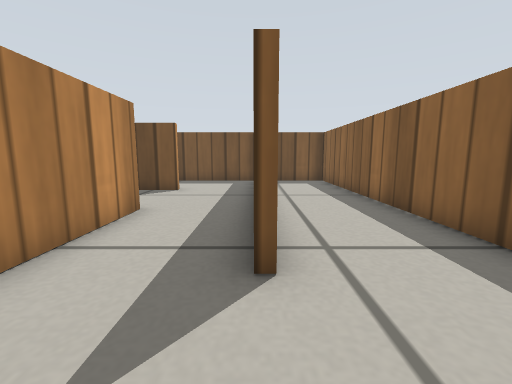
[1] (above)

24 first-person views from a walk through a robot-simulator world made for Gazebo. The camera is 0.26 m above the floor, tilts 8° down and sees 90° across. The floor is counted in squares, 0.2 m on a side. Each view is taken from the middle of a square. On the plan, view 1 faces up. The plan holds only what a view shows up to about 12 squares ahead; the rest is blank. Gazebo's built-in surfaces are drawn with simple patterns.

[2]
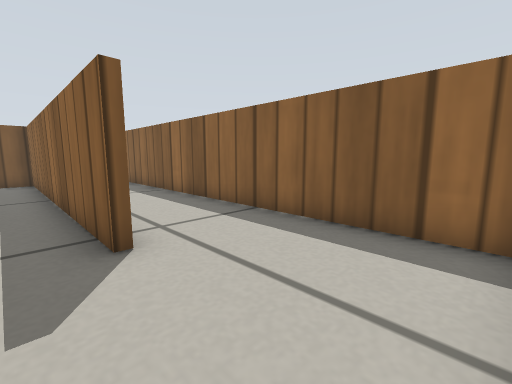

[3]
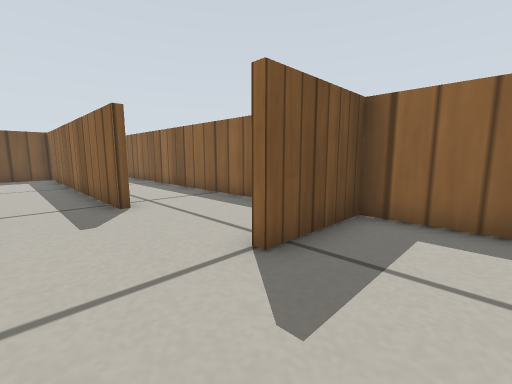

[4]
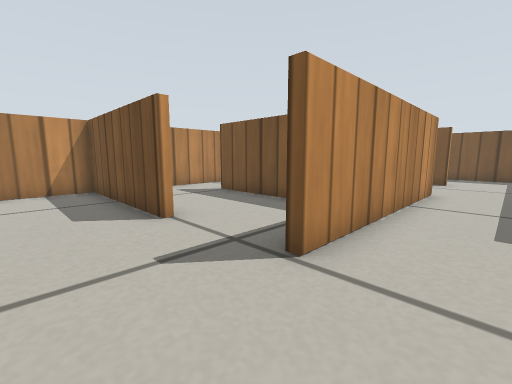

[5]
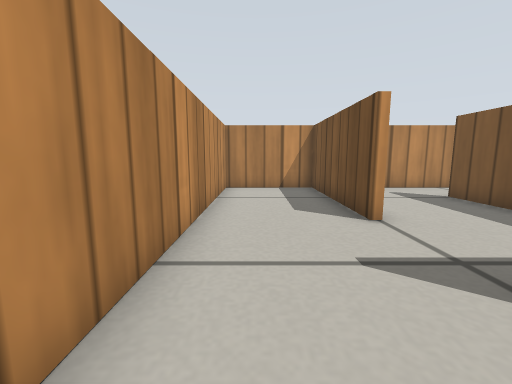

[6]
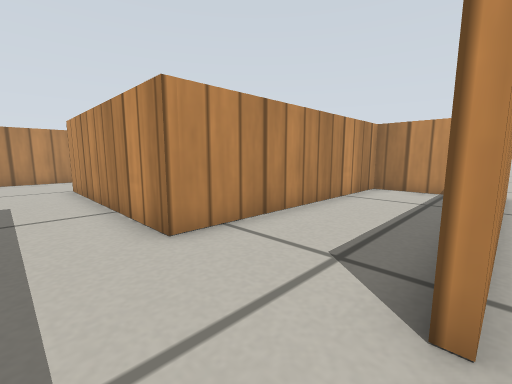

[7]
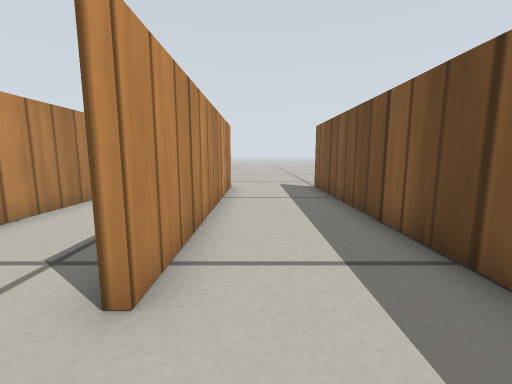

[8]
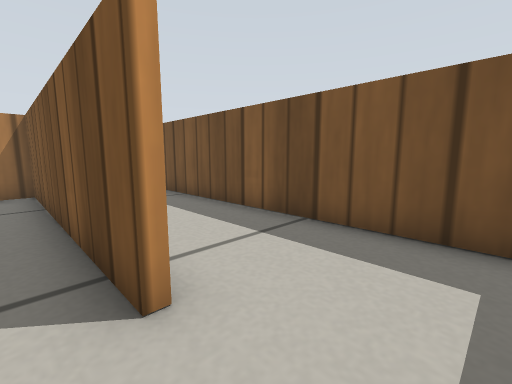

[9]
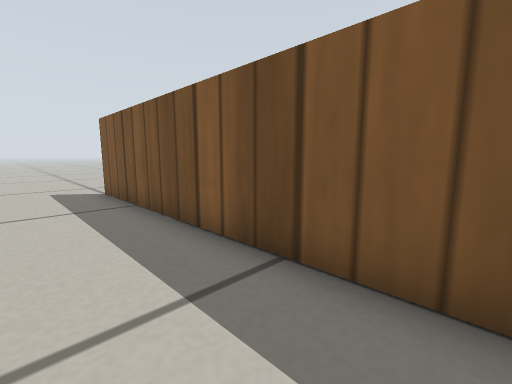

[10]
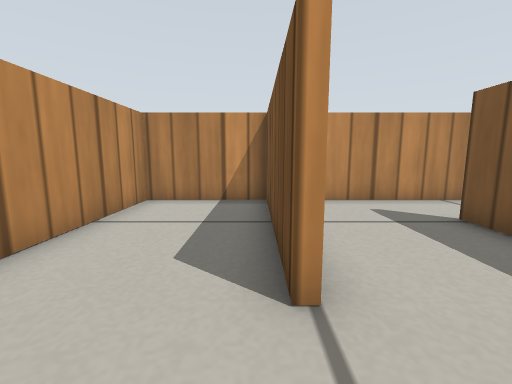

[11]
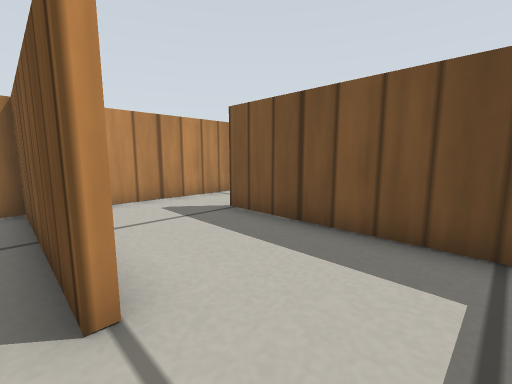

[12]
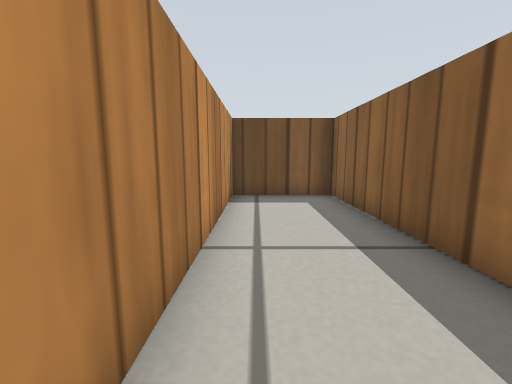

[13]
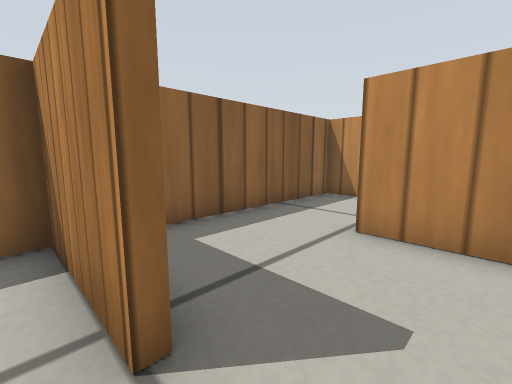

[14]
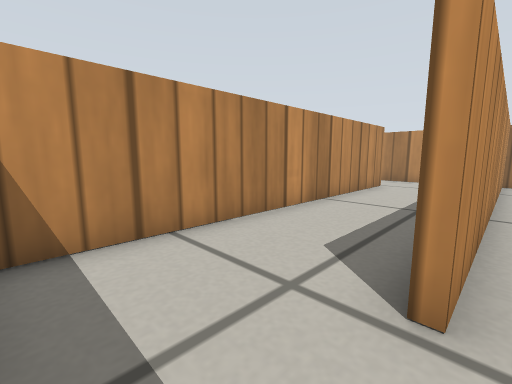

[15]
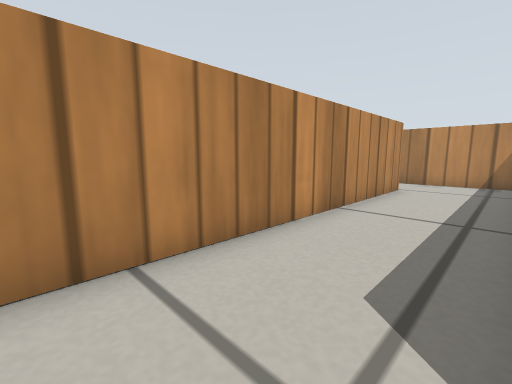

[16]
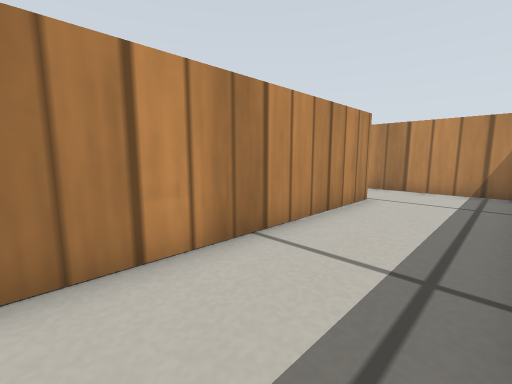

[17]
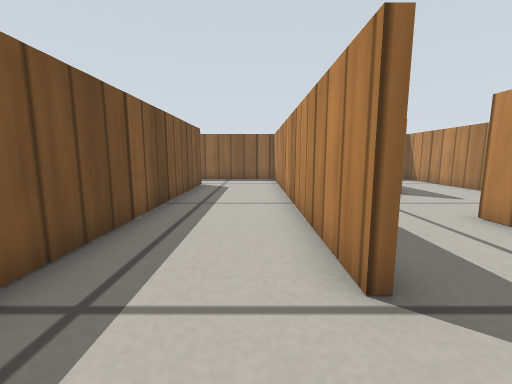

[18]
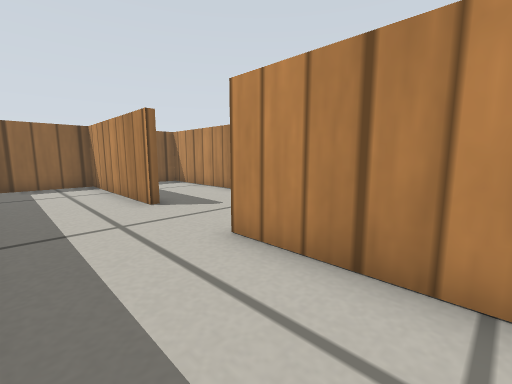

[19]
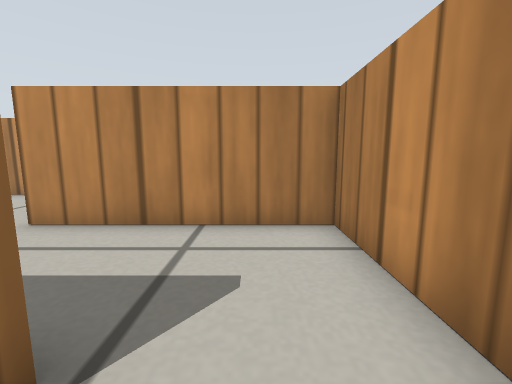

[20]
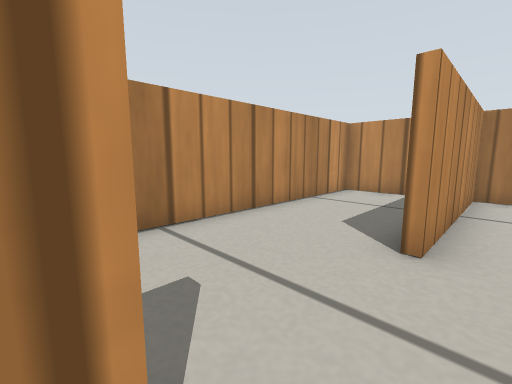

[21]
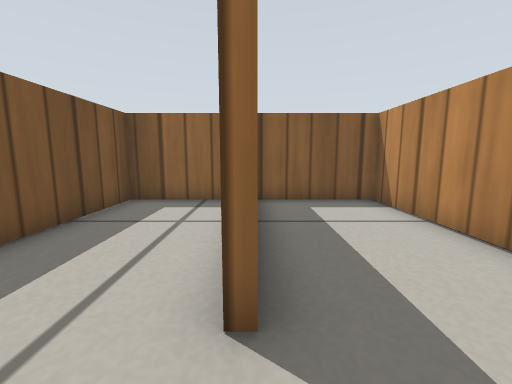

[22]
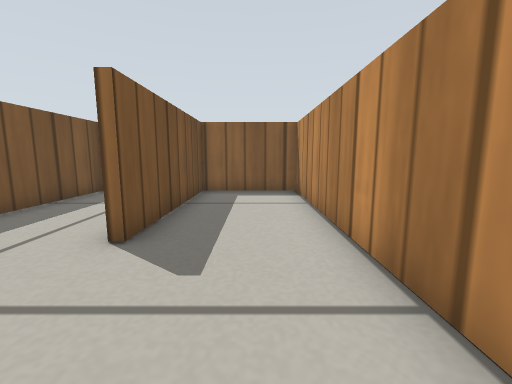

[23]
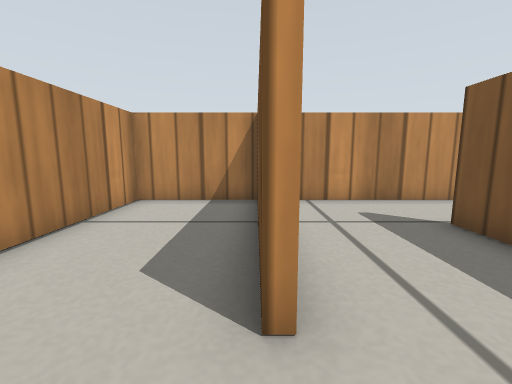

[24]
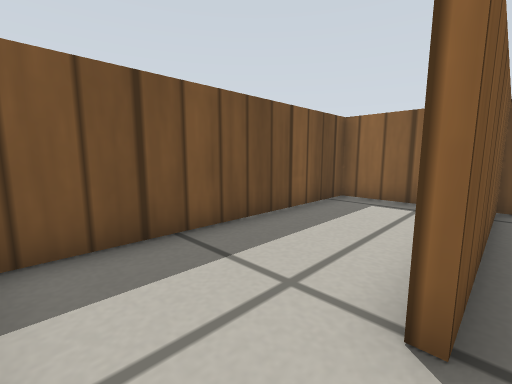

### Floor plan
Ten units are one square. View 1 is at (0, 0); x grows to the right and y downward. Boxes are objects, and circles mark ways between rooms. Rooms are numbered by the first view taken in them; rooms with no view inside come last. Other rooms are left out.
<svg viewBox="-135 -140 175 310">
<path fill="none" stroke="#000" d="M0 -26 0 -95M-29 -97 -115 -97 -115 -62 -28 -62 -28 14M4 14 35 14 35 -135 2 -135 2 -56M-26 52 9 52M35 46 35 17 4 17M-117 -100 -29 -100M0 -95 0 -135 -119 -135M-60 17 -115 17 -115 52 -26 52M-115 -14 -115 0M-30 -22 -91 -22M9 55 -86 55M-89 90 35 90 35 46M-115 59 -115 86M-24 127 35 127 35 93 -5 93M-75 93 -89 93M-115 86 -115 127 -56 127M-56 130 -93 130M-115 129 -115 165 35 165 35 130 -24 130M-115 -41 -115 -14M-31 -37 -31 -59 -111 -59"/>
<circle cx="-15" cy="-100" r="3" fill="#2a7"/>
<circle cx="-30" cy="30" r="3" fill="#2a7"/>
<circle cx="20" cy="50" r="3" fill="#2a7"/>
<circle cx="-105" cy="-20" r="3" fill="#2a7"/>
<circle cx="-100" cy="90" r="3" fill="#2a7"/>
<circle cx="-40" cy="130" r="3" fill="#2a7"/>
<text x="-10" y="-50">1</text>
<text x="-70" y="-120">2</text>
<text x="-70" y="10">3</text>
<text x="-40" y="70">4</text>
<text x="-40" y="110">5</text>
<text x="-40" y="150">6</text>
<text x="-80" y="-40">7</text>
</svg>
Room 1 opens to room 2. Room 1 opens to room 3. Room 1 opens to room 4. Room 3 opens to room 7. Room 4 opens to room 5. Room 5 opens to room 6.

Where each view was taken, in squares from view 1:
view 1: 0 up, 0 right, facing up
view 2: 1 down, 1 left, facing up-right
view 3: 4 down, 2 left, facing up-right
view 4: 4 down, 1 left, facing up-left
view 5: 4 down, 1 left, facing left
view 6: 10 up, 1 left, facing down-left
view 7: 11 up, 1 left, facing left
view 8: 9 up, 1 left, facing up-left
view 9: 11 up, 2 left, facing up-left
view 10: 2 down, 4 left, facing left
view 11: 2 down, 4 left, facing up-left
view 12: 5 up, 1 right, facing up
view 13: 1 down, 1 left, facing down-right
view 14: 5 down, 3 right, facing down-left
view 15: 6 down, 2 right, facing down-left
view 16: 6 down, 1 left, facing down-left
view 17: 8 down, 11 left, facing right
view 18: 10 down, 9 left, facing down-right
view 19: 8 down, 10 left, facing down
view 20: 12 down, 2 left, facing down-left
view 21: 13 down, 4 left, facing right
view 22: 15 down, 6 left, facing right
view 23: 13 down, 4 left, facing left
view 24: 2 up, 11 left, facing up-right
